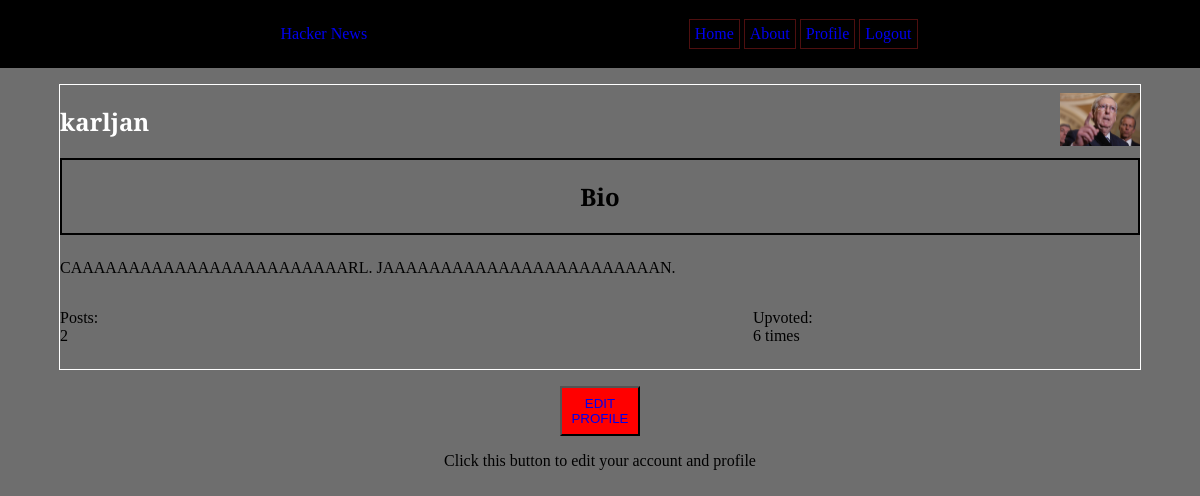
/profile.php (signed in), run on the app's committed database.
### tables this page shows
CREATE TABLE users (
    id INTEGER PRIMARY KEY AUTOINCREMENT,
    email VARCHAR(50),
    username VARCHAR(15),
    password VARCHAR(255),
    first_name VARCHAR(20),
    last_name VARCHAR(20)
, "bio" varchar, "avatar" varchar);

### app/functions.php (called while the page is built, shortened)
<?php
function postsByCurrentUser(int $usrID, object $pdo): array
{
    $stmnt = $pdo->prepare('SELECT count(posts.user_id) AS userPosts
    FROM posts INNER JOIN users ON users.id=posts.user_id
    where user_id = :id');
    $stmnt->bindParam(':id', $usrID, PDO::PARAM_INT);
    $stmnt->execute();
    $usr = $stmnt->fetch(PDO::FETCH_ASSOC);
    if ($usr) {
        return $usr;
    }
}
function currentUserUpvoted(int $usrID, object $pdo): array
{
    $stmnt = $pdo->prepare('SELECT count(upvotes.user_id) AS totalUpvotes
    FROM upvotes INNER JOIN users ON users.id=upvotes.user_id
    where user_id = :id');
    $stmnt->bindParam(':id', $usrID, PDO::PARAM_INT);
    $stmnt->execute();
    $usr = $stmnt->fetch(PDO::FETCH_ASSOC);
    if ($usr) {
        return $usr;
    }
}
function userById(int $usrID, object $pdo): array
{
    $stmnt = $pdo->prepare('SELECT * FROM users WHERE id = :id');
    $stmnt->bindParam(':id', $usrID, PDO::PARAM_INT);
    $stmnt->execute();
    $usr = $stmnt->fetch(PDO::FETCH_ASSOC);
    if ($usr) {
        return $usr;
    }
}

### profile.php (the view, shortened to what this page needs)
<?php require __DIR__ . '/app/autoload.php'; ?>
<?php require __DIR__ . '/views/header.php'; ?>
<?php $currentUser = userByID($_SESSION['user']['id'], $pdo); ?>
<?php $numberOfPosts = postsByCurrentUser($_SESSION['user']['id'], $pdo); ?>
<?php $totalUpvotes = currentUserUpvoted($_SESSION['user']['id'], $pdo); ?>
<article class="profileWrapper">
    <div class="profile">
        <div class="user">
            <h1><?php echo $_SESSION['user']['username']; ?></h1>
            <div class="profileImg">
                <img src="<?php echo '/app/users/uploads/' . $currentUser['avatar']; ?>" alt="user-avatar">
            </div>
        </div>
        <div class="bio">
            <h2>Bio</h2>
        </div>
        <p><?php echo $currentUser['bio'] ?></p>
    </div>
    <div class="postInfo">
        <p>Posts:<br><?php echo $numberOfPosts['userPosts']; ?></p>
        <br>
        <p>Upvoted:<br><?php echo $totalUpvotes['totalUpvotes']; ?> times </p>
        <br>
        <br>
    </div>
    </div>
    <div class="btnContainer">
        <button class="btn editProfileBtn"><a href="/editprofile.php">EDIT PROFILE</a></button>
        <p>Click this button to edit your account and profile</p>
    </div>
<?php require __DIR__ . '/views/footer.php'; ?>

### assets/styles/global.css (style rules this page uses)
:root { --black: rgb(0, 0, 0); --mainColor: rgb(110, 110, 110); font-family: "Slabo 27px", serif; }
body { margin: 0; padding: 0; background-color: var(--mainColor); }
h1 { color: white; }
a { text-decoration: none; }

### assets/styles/profile.css (style rules this page uses)
.profileWrapper { display: flex; width: 90%; height: 90%; border: 1px solid white; flex-direction: column; }
.profile { display: flex; flex-direction: column; }
.user { display: flex; align-items: center; justify-content: space-between; flex-direction: row; }
.profileImg img { max-width: 80px; max-height: 80px; }
.postInfo { display: flex; flex-direction: row; margin-bottom: 1vh; justify-content: space-between; }
.bio { display: flex; border: 2px solid black; justify-content: center; flex-direction: column; align-items: center; margin-bottom: 1vh; }
.btnContainer { display: flex; align-items: center; flex-direction: column; justify-content: center; margin-top: 2vh; }

### assets/styles/buttons.css (style rules this page uses)
.btn { display: flex; align-items: center; justify-content: center; height: 50px; width: 80px; background-color: red; color: white; }

### data on the page
users: avatar (picture), bio "CAAAAAAAAAAAAAAAAAAAAAAAARL. JAAAAAAAAAAAAAAAAAAAAAAAAN."

### other printed values
$config['title'] "Hacker News"
$_SESSION['user']['username'] "karljan"
$numberOfPosts['userPosts'] "2"
$totalUpvotes['totalUpvotes'] "6"
